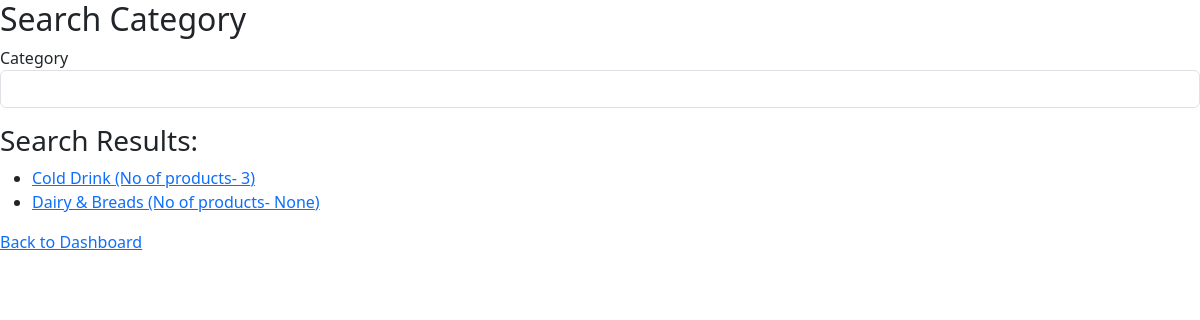
Before: /search_section (signed in) with the older database file.
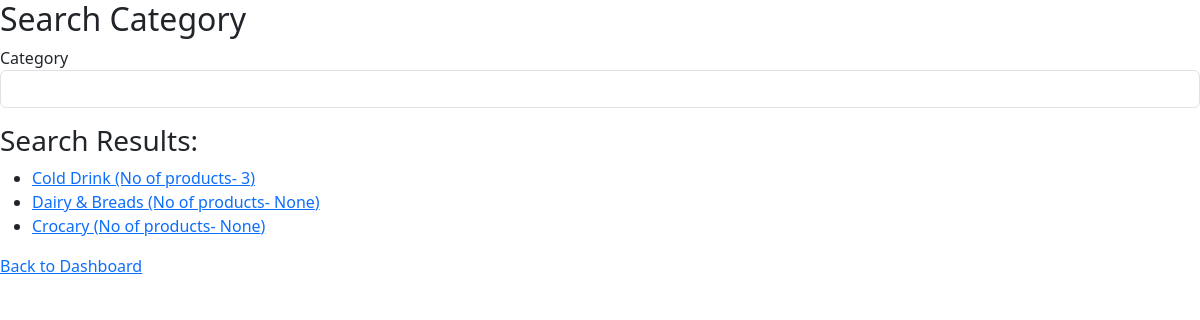
After: the same page with the newer database file.
### application/models.py (models this page shows)
class Sections(db.Model):
    __tablename__ = "sections"
    section_id = db.Column(db.Integer, primary_key=True, autoincrement=True)
    section_name = db.Column(db.String(200), nullable=False)
    number_of_products = db.Column(db.Integer)

### application/controllers.py (the view)
@app.route("/search_section", methods=["GET", "POST"])
@login_required
def search_section():
    form=SearchForm()
    if request.method == "POST":
        category = request.form.get("category")
        if category:
            sections = Sections.query.filter_by(section_name=category).all()
    else:
        sections = Sections.query.all()
    return render_template('search_section.html', sections=sections, form=form)

### application/forms.py
class SearchForm(FlaskForm):
    category = StringField("Category", validators=[])
    name = StringField("Name", validators=[])
    price = FloatField("Price", validators=[NumberRange(min=0, message="Price must be greater than or equal to 0.")])
    manufacture_date = DateField("Manufacture Date")
    expiry_date = DateField("Expiry Date")
    submit = SubmitField("Search")

### application/controllers.py (called while the page is built)
@login_manager.user_loader
def load_user(user_id):
    return Users.query.get(int(user_id))

### templates/search_section.html (shortened to what this page needs)
<!DOCTYPE html>
<html>
<head>
    <link href="https://cdn.jsdelivr.net/npm/bootstrap@5.3.0/dist/css/bootstrap.min.css" rel="stylesheet">
</head>
<body>
    <h2>Search Category</h2>
    <form method="POST" action="{{ url_for('search_section') }}">
        <p>
            {{ form.category.label }}<br>
            {{ form.category(class="form-control") }}
    </form>
    <h3>Search Results:</h3>
        <ul>
        {% for section in sections %}
            <li>
                <a href="{{ url_for('products_of_section', section_id=section.section_id) }}">{{ section.section_name }} (No of products- {{ section.number_of_products }})</a>
            </li>
        {% endfor %}
        </ul>
    <p><a href="{{ url_for('user_dashboard') }}">Back to Dashboard</a></p>
</body>
</html>

Changed rows visible on the page:
added Sections: section_name "Crocary", number_of_products "None"
